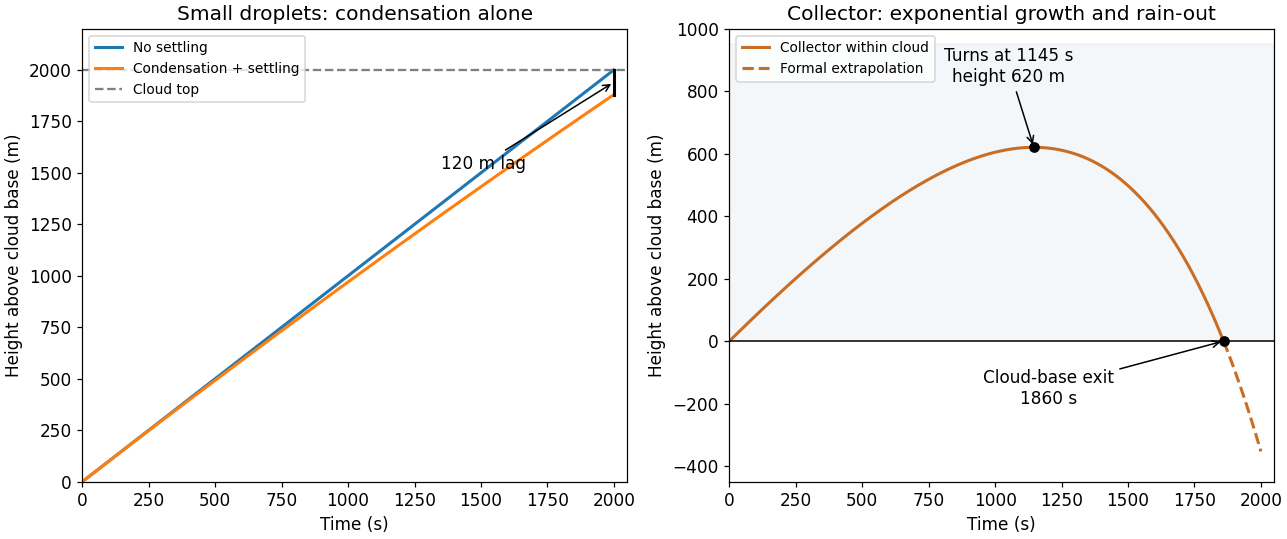

Write the Python code that produced this figure.
"""Original cloud-growth trajectories; Python 3.14, NumPy, Matplotlib."""
from pathlib import Path
import numpy as np
import matplotlib
matplotlib.use('Agg')
import matplotlib.pyplot as plt
plt.rcParams.update({'font.size':11,'figure.facecolor':'white','axes.facecolor':'white'})
t=np.linspace(0,2000,1001);D=2.5e-13;kr=1.2e8;U=1.;alpha=.0016;kR=8000.;R0=20e-6
hr=U*t-kr*D*t*t
hR=U*t-kR*R0/alpha*np.expm1(alpha*t)
lo,hi=1800.,2000.
for _ in range(60):
 mid=(lo+hi)/2
 if U*mid-kR*R0/alpha*np.expm1(alpha*mid)>0:lo=mid
 else:hi=mid
exit_time=(lo+hi)/2
turn=np.log(U/(kR*R0))/alpha
hmax=U*turn-kR*R0/alpha*np.expm1(alpha*turn)
fig,(a,b)=plt.subplots(1,2,figsize=(11.7,4.9),layout='constrained')
a.plot(t,t,label='No settling',lw=2);a.plot(t,hr,label='Condensation + settling',lw=2)
a.axhline(2000,color='0.5',ls='--',label='Cloud top')
a.plot([2000,2000],[1880,2000],color='black',lw=2)
a.annotate('120 m lag',(2000,1940),(1350,1520),arrowprops={'arrowstyle':'->'})
a.set(xlabel='Time (s)',ylabel='Height above cloud base (m)',title='Small droplets: condensation alone',xlim=(0,2050),ylim=(0,2200));a.legend(loc='upper left',fontsize=9)
inside=t<=exit_time
b.plot(t[inside],hR[inside],lw=2,color='#c96d24',label='Collector within cloud')
b.plot(t[~inside],hR[~inside],'--',lw=2,color='#c96d24',label='Formal extrapolation')
b.axhline(0,color='black',lw=1);b.fill_between([0,2050],0,950,color='#4477aa',alpha=.06)
b.plot(turn,hmax,'ko');b.annotate(f'Turns at {turn:.0f} s\nheight {hmax:.0f} m',(turn,hmax),(1050,830),arrowprops={'arrowstyle':'->'},ha='center')
b.plot(exit_time,0,'ko');b.annotate(f'Cloud-base exit\n{exit_time:.0f} s',(exit_time,0),(1200,-200),arrowprops={'arrowstyle':'->'},ha='center')
b.set(xlabel='Time (s)',ylabel='Height above cloud base (m)',title='Collector: exponential growth and rain-out',xlim=(0,2050),ylim=(-450,1000));b.legend(loc='upper left',fontsize=9)
fig.savefig(Path.cwd()/Path(__file__).with_suffix('.png').name,dpi=110,facecolor='white')
